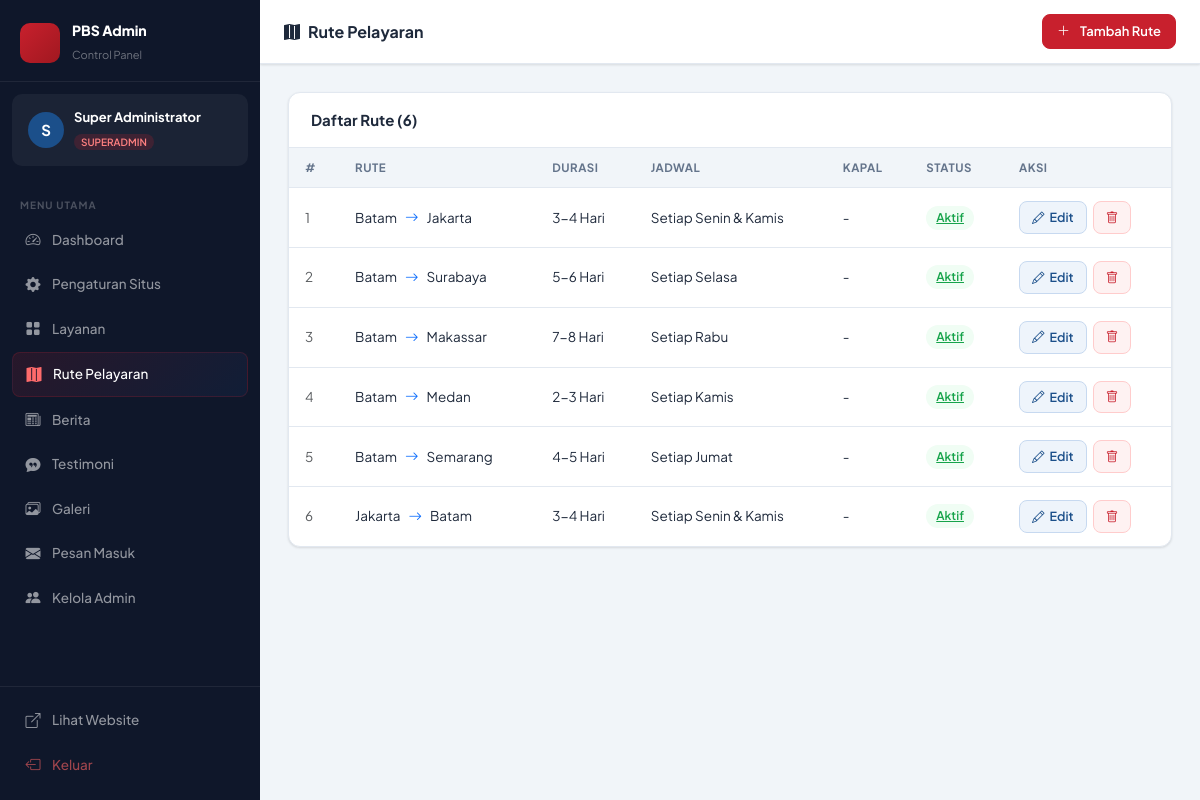
The page /admin/routes.php (signed in) on the database its author committed.
### tables this page shows
CREATE TABLE `routes`  (
  `id` int NOT NULL AUTO_INCREMENT,
  `origin` varchar(100) NOT NULL,
  `destination` varchar(100) NOT NULL,
  `frequency` varchar(100) NULL DEFAULT 'Mingguan',
  `duration` varchar(50) NULL DEFAULT NULL,
  `is_active` tinyint(1) NULL DEFAULT 1,
  `sort_order` int NULL DEFAULT 0,
  PRIMARY KEY (`id`) USING BTREE
);

### admin/routes.php (the view, shortened to what this page needs)
<?php
$pdo = getPDO();
$routes = $pdo->query("SELECT * FROM routes ORDER BY sort_order ASC, id ASC")->fetchAll();
?>
<!DOCTYPE html>
<html lang="id">
<head>
    <link rel="stylesheet" href="https://cdn.jsdelivr.net/npm/bootstrap@5.3.3/dist/css/bootstrap.min.css">
    <link rel="stylesheet" href="https://cdn.jsdelivr.net/npm/bootstrap-icons@1.11.3/font/bootstrap-icons.min.css">
    <link rel="stylesheet" href="<?= BASE_URL ?>/admin/assets/admin.css">
</head>
<body>
<div class="adm-layout">
    <?php include __DIR__ . '/includes/sidebar.php'; ?>
    <div class="adm-main">
        <div class="adm-topbar">
            <div class="topbar-title"><i class="bi bi-map-fill me-2"></i>Rute Pelayaran</div>
            <div class="topbar-actions">
                <button class="topbar-btn btn-primary-adm" onclick="openModal()"><i class="bi bi-plus-lg me-1"></i>Tambah Rute</button>
            </div>
        </div>
        <div class="adm-content">
            <div class="adm-card">
                <div class="adm-card-header"><h5>Daftar Rute (<?= count($routes) ?>)</h5></div>
                <?php if (empty($routes)): ?>
                <div class="empty-state"><i class="bi bi-map"></i><p>Belum ada rute. Klik "+ Tambah Rute".</p></div>
                <?php else: ?>
                <div class="table-responsive">
                <table class="adm-table">
                    <thead><tr><th>#</th><th>Rute</th><th>Durasi</th><th>Jadwal</th><th>Kapal</th><th>Status</th><th>Aksi</th></tr></thead>
                    <tbody>
                    <?php foreach ($routes as $i => $r): ?>
                    <tr>
                        <td class="text-muted"><?= $i+1 ?></td>
                        <td>
                            <div class="d-flex align-items-center gap-2">
                                <span class="fw-700"><?= htmlspecialchars($r['origin']) ?></span>
                                <i class="bi bi-arrow-right text-primary"></i>
                                <span class="fw-700"><?= htmlspecialchars($r['destination']) ?></span>
                            </div>
                        </td>
                        <td><?= htmlspecialchars($r['duration']) ?></td>
                        <td><?= htmlspecialchars($r['frequency']) ?></td>
                        <td><?= htmlspecialchars($r['vessel_type'] ?? '-') ?></td>
                        <td><a href="?toggle=<?= $r['id'] ?>" class="adm-badge <?= $r['is_active'] ? 'green' : 'gray' ?>"><?= $r['is_active'] ? 'Aktif' : 'Nonaktif' ?></a></td>
                        <td>
                            <a href="#" class="btn-adm edit" onclick="openModal(<?= htmlspecialchars(json_encode($r)) ?>);return false;"><i class="bi bi-pencil"></i> Edit</a>
                            <a href="?delete=<?= $r['id'] ?>" class="btn-adm del ms-1" onclick="return confirm('Hapus rute ini?')"><i class="bi bi-trash"></i></a>
                        </td>
                    </tr>
                    <?php endforeach; ?>
                    </tbody>
                </table>
                </div>
                <?php endif; ?>
            </div>
        </div>
    </div>
</div>
</body>
</html>

### admin/assets/admin.css (style rules this page uses)
:root { --sidebar-w: 260px; --topbar-h: 64px; --adm-bg: #F1F5F9; --adm-dark: #0F172A; --adm-sidebar: #0F172A; --adm-card: #FFFFFF; --adm-border: #E2E8F0; --adm-text: #1E293B; --adm-muted: #64748B; --adm-red: #C8202D; --adm-red-soft: #FEF2F2; --adm-blue: #1B4F8A; --adm-blue-soft: #EEF4FB; --adm-green: #16A34A; --adm-green-soft:#F0FDF4; --adm-yellow: #D97706; --adm-yellow-soft:#FFFBEB; --adm-radius: 12px; --adm-shadow: 0 1px 3px rgba(0,0,0,0.07), 0 1px 2px rgba(0,0,0,0.05); --adm-shadow-md: 0 4px 16px rgba(0,0,0,0.08); --font: 'Plus Jakarta Sans', sans-serif; --transition: all 0.2s cubic-bezier(0.4,0,0.2,1); }
*, *::before, *::after { box-sizing: border-box; }
body { font-family: var(--font); background: var(--adm-bg); color: var(--adm-text); margin: 0; }
.adm-layout { display: flex; min-height: 100vh; }
.adm-main { margin-left: var(--sidebar-w); flex: 1; display: flex; flex-direction: column; transition: var(--transition); }
.adm-topbar { height: var(--topbar-h); background: white; border-bottom: 1px solid var(--adm-border); display: flex; align-items: center; gap: 12px; padding: 0 24px; position: sticky; top: 0; z-index: 100; box-shadow: var(--adm-shadow); }
.topbar-title { font-weight: 700; font-size: 16px; color: var(--adm-text); }
.topbar-actions { margin-left: auto; display: flex; align-items: center; gap: 8px; }
.topbar-btn { background: var(--adm-bg); border: 1px solid var(--adm-border); border-radius: 8px; padding: 7px 14px; font-size: 13px; font-family: var(--font); font-weight: 600; color: var(--adm-text); cursor: pointer; text-decoration: none; display: flex; align-items: center; gap: 6px; transition: var(--transition); }
.topbar-btn.btn-primary-adm { background: var(--adm-red); border-color: var(--adm-red); color: white; }
.adm-content { padding: 28px; flex: 1; }
.adm-card { background: var(--adm-card); border-radius: var(--adm-radius); border: 1px solid var(--adm-border); box-shadow: var(--adm-shadow); overflow: hidden; }
.adm-card-header { padding: 18px 22px; border-bottom: 1px solid var(--adm-border); display: flex; align-items: center; justify-content: space-between; }
.adm-card-header h5 { font-size: 15px; font-weight: 700; margin: 0; }
.adm-table { width: 100%; border-collapse: collapse; font-size: 13.5px; }
.adm-table th { padding: 11px 16px; background: var(--adm-bg); font-weight: 700; color: var(--adm-muted); font-size: 11.5px; text-transform: uppercase; letter-spacing: 0.5px; border-bottom: 1px solid var(--adm-border); white-space: nowrap; }
.adm-table td { padding: 13px 16px; border-bottom: 1px solid var(--adm-border); vertical-align: middle; }
.adm-table tr:last-child td { border-bottom: none; }
.adm-badge { display: inline-flex; align-items: center; gap: 4px; padding: 3px 10px; border-radius: 20px; font-size: 12px; font-weight: 600; }
.adm-badge.green { background: var(--adm-green-soft); color: var(--adm-green); }
.btn-adm { display: inline-flex; align-items: center; gap: 5px; padding: 6px 12px; border-radius: 8px; font-size: 12.5px; font-weight: 600; font-family: var(--font); border: 1px solid transparent; cursor: pointer; text-decoration: none; transition: var(--transition); }
.btn-adm.edit { background: var(--adm-blue-soft); color: var(--adm-blue); border-color: #c7d9f0; }
.btn-adm.del { background: var(--adm-red-soft); color: var(--adm-red); border-color: #fcc; }

### rows shown on the page
routes: origin "Batam", destination "Jakarta", duration "3-4 Hari", frequency "Setiap Senin & Kamis", vessel_type "-", is_active "Aktif"
routes: origin "Batam", destination "Surabaya", duration "5-6 Hari", frequency "Setiap Selasa", vessel_type "-", is_active "Aktif"
routes: origin "Batam", destination "Makassar", duration "7-8 Hari", frequency "Setiap Rabu", vessel_type "-", is_active "Aktif"
routes: origin "Batam", destination "Medan", duration "2-3 Hari", frequency "Setiap Kamis", vessel_type "-", is_active "Aktif"
routes: origin "Batam", destination "Semarang", duration "4-5 Hari", frequency "Setiap Jumat", vessel_type "-", is_active "Aktif"
routes: origin "Jakarta", destination "Batam", duration "3-4 Hari", frequency "Setiap Senin & Kamis", vessel_type "-", is_active "Aktif"

### other values the page prints
mb_strtoupper(mb_substr($admin['name'], 0, 1)) "S"
$admin['name'] "Super Administrator"
$admin['role'] "SUPERADMIN"
$m['label'] "Dashboard"
$m['label'] "Pengaturan Situs"
$m['label'] "Layanan"
$m['label'] "Rute Pelayaran"
$m['label'] "Berita"
$m['label'] "Testimoni"
$m['label'] "Galeri"
$m['label'] "Pesan Masuk"
$m['label'] "Kelola Admin"
count($routes) "6"
